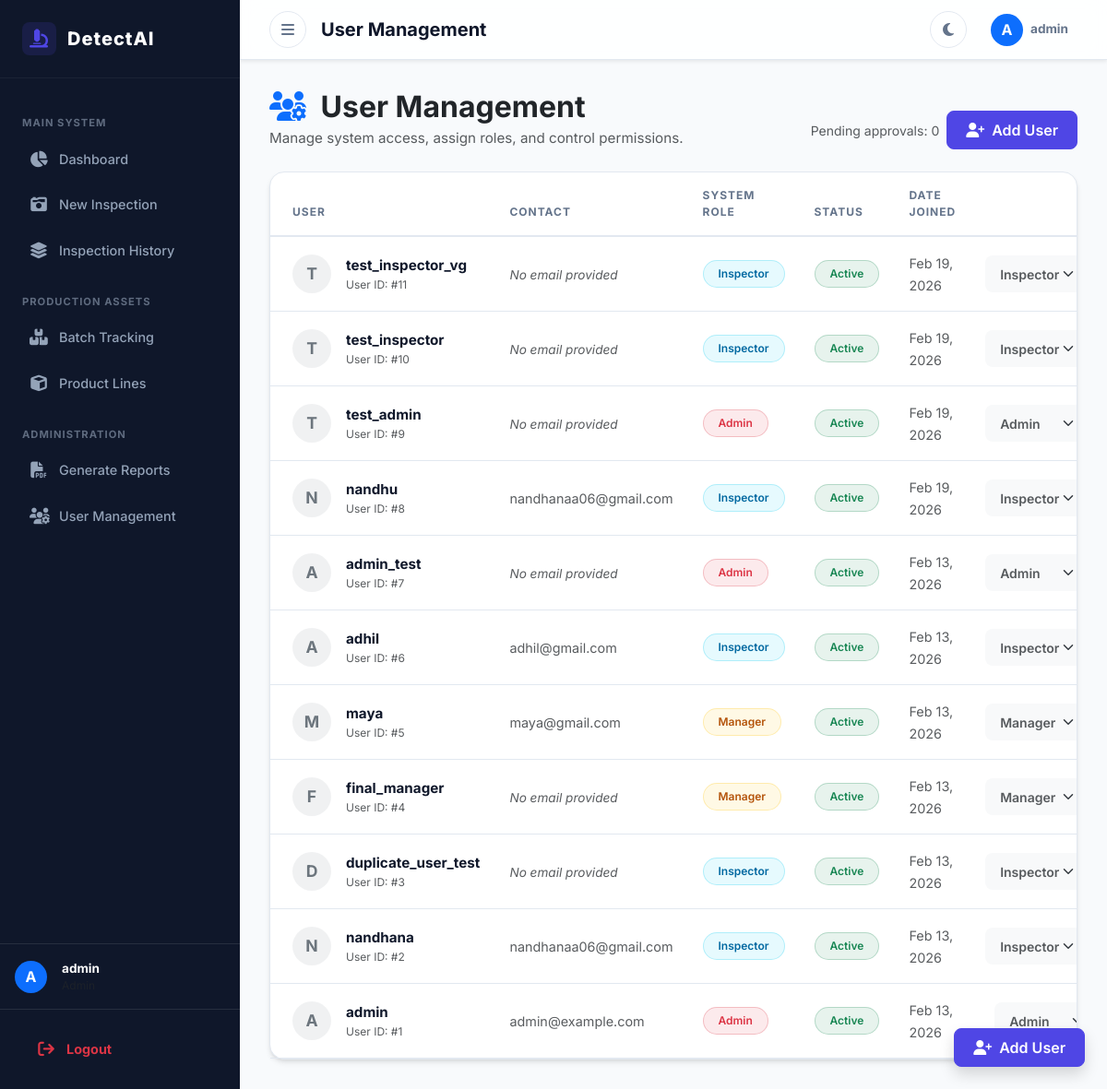
The page /accounts/users/ (signed in) on the database as committed earlier.
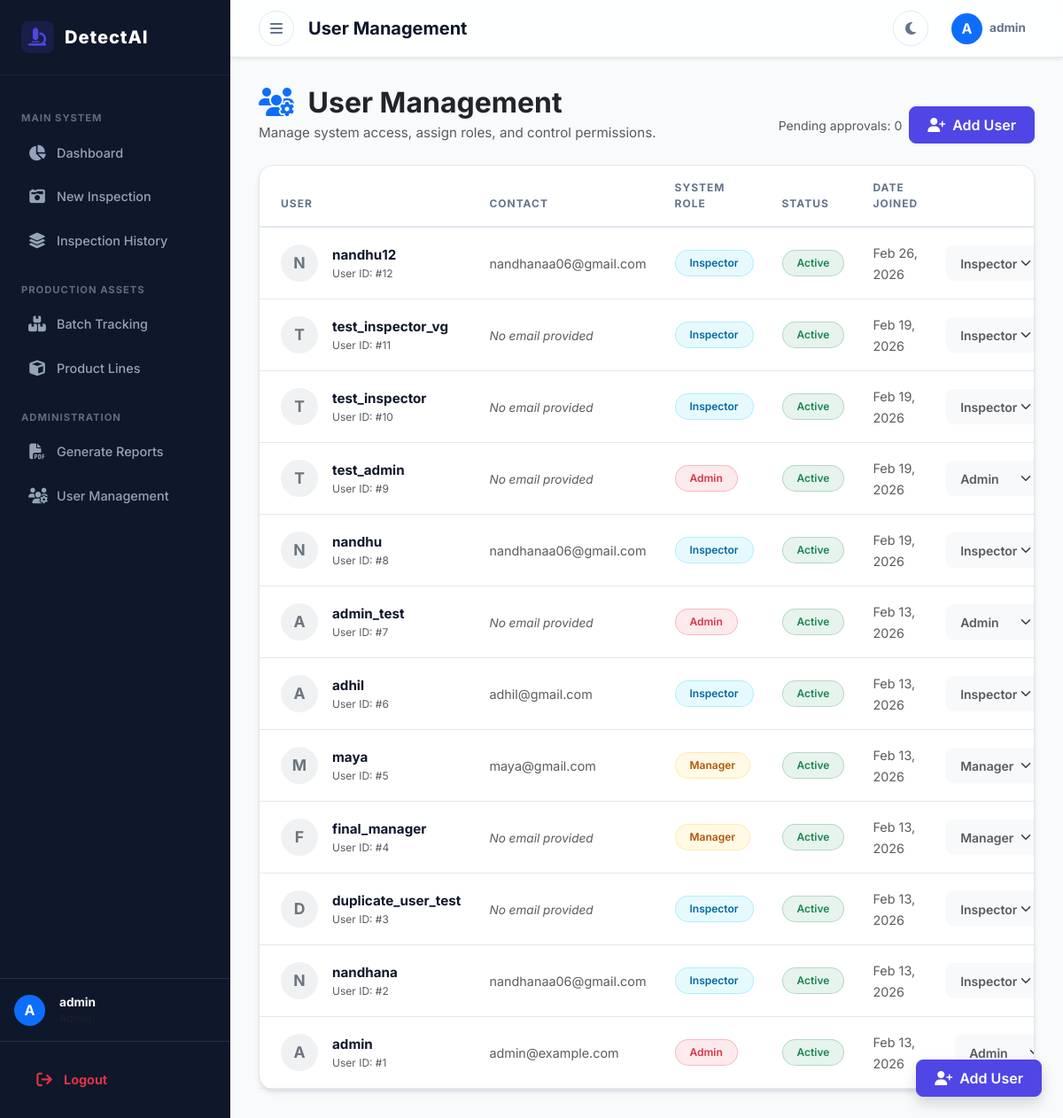
The same page on the database as committed later.
### accounts/models.py (models this page shows, shortened)
class CustomUser(AbstractUser):
    ROLE_CHOICES = (
        ('admin', 'Admin'),
        ('inspector', 'Quality Inspector'),
        ('manager', 'Production Manager'),
    )
    role = models.CharField(max_length=20, choices=ROLE_CHOICES, default='inspector')

### accounts/views.py (the view, shortened to what this page needs)
# urls.py: path('users/', views.user_list, name='user_list'),
@user_passes_test(is_admin)
def user_list(request):
    users = CustomUser.objects.all().order_by('-date_joined')
    pending_count = CustomUser.objects.filter(is_active=False).count()
    return render(request, 'users/user_list.html', {'users': users, 'pending_count': pending_count})

### accounts/views.py (called while the page is built)
def is_admin(user):
    return user.is_authenticated and (user.role in ['admin', 'manager'] or user.is_superuser)

### templates/users/user_list.html (shortened to what the changed rows need)
{% extends 'base.html' %}
{% block content %}
<div class="container-fluid px-0">
    <div class="mb-4 d-flex justify-content-between align-items-end flex-wrap gap-3">
        <div>
            <h2 class="fw-bold text-dark mb-1">
                <i class="fas fa-users-gear text-primary me-2"></i> User Management
            </h2>
        </div>
    </div>
    <div class="card shadow-sm border-0 rounded-4">
        <div class="card-body p-0">
            <div class="table-responsive">
                <table class="table table-hover align-middle mb-0">
                    <thead class="table-light">
                        <tr>
                            <th class="ps-4">User</th>
                            <th>Contact</th>
                            <th>System Role</th>
                            <th>Status</th>
                            <th>Date Joined</th>
                            <th class="pe-4 text-end">Actions</th>
                        </tr>
                    </thead>
                    <tbody>
                        {% for user in users %}
                        <tr>
                            <td class="ps-4">
                                <div class="d-flex align-items-center">
                                    <div class="bg-secondary bg-opacity-10 text-secondary rounded-circle d-flex justify-content-center align-items-center me-3 fw-bold" style="width: 42px; height: 42px; font-size: 1.1rem;">
                                        {{ user.username|first|upper }}
                                    </div>
                                    <div>
                                        <div class="fw-bold" style="color: var(--text-main); font-size: 0.95rem;">{{ user.username }}</div>
                                        <div class="text-muted" style="font-size: 0.75rem;">User ID: #{{ user.id }}</div>
                                    </div>
                                </div>
                            </td>
                            <td>
                                {% if user.email %}
                                    <span class="text-muted" style="font-size: 0.9rem;">{{ user.email }}</span>
                                {% else %}
                                    <span class="text-muted fst-italic" style="font-size: 0.85rem;">No email provided</span>
                                {% endif %}
                            </td>
                            <td>
                                {% if user.role == 'admin' %}
                                    <span class="badge bg-danger bg-opacity-10 text-danger border border-danger border-opacity-25 px-3 py-2 rounded-pill" style="font-weight: 600; font-size: 0.75rem;">Admin</span>
                                {% elif user.role == 'manager' %}
                                    <span class="badge bg-warning bg-opacity-10 text-warning border border-warning border-opacity-25 px-3 py-2 rounded-pill" style="font-weight: 600; font-size: 0.75rem; color: #b45309 !important;">Manager</span>
                                {% else %}
                                    <span class="badge bg-info bg-opacity-10 text-info border border-info border-opacity-25 px-3 py-2 rounded-pill" style="font-weight: 600; font-size: 0.75rem; color: #0369a1 !important;">Inspector</span>
                                {% endif %}
                            </td>
                            <td>
                                {% if user.is_active %}
                                    <span class="badge bg-success bg-opacity-10 text-success border border-success border-opacity-25 px-3 py-2 rounded-pill" style="font-weight: 600; font-size: 0.75rem;">Active</span>
                                {% else %}
                                    <span class="badge bg-secondary bg-opacity-10 text-secondary border border-secondary border-opacity-25 px-3 py-2 rounded-pill" style="font-weight: 600; font-size: 0.75rem;">Inactive</span>
                                {% endif %}
                            </td>
                            <td>
                                <span class="text-muted" style="font-size: 0.9rem;">
                                    {{ user.date_joined|date:"M d, Y" }}
                                </span>
                            </td>
                            <td class="pe-4">
                                <div class="d-flex justify-content-end align-items-center gap-2">
                                    <form action="{% url 'edit_user' user.id %}" method="post" class="d-flex align-items-center gap-2 m-0">
                                        <select name="role" class="form-select form-select-sm border-0 bg-light fw-semibold text-muted" style="width: 110px; box-shadow: none;">
                                            <option value="admin" {% if user.role == 'admin' %}selected{% endif %}>Admin</option>
                                            <option value="manager" {% if user.role == 'manager' %}selected{% endif %}>Manager</option>
                                            <option value="inspector" {% if user.role == 'inspector' %}selected{% endif %}>Inspector</option>
                                        </select>
                                    </form>
                                </div>
                            </td>
                        </tr>
                        {% endfor %}
                    </tbody>
                </table>
            </div>
        </div>
    </div>
</div>
{% endblock %}

### templates/base.html (shortened to what the changed rows need)
{% load static %}
<!DOCTYPE html>
<html lang="en">
<head>
    <link href="https://cdn.jsdelivr.net/npm/bootstrap@5.3.0/dist/css/bootstrap.min.css" rel="stylesheet">
    <link rel="stylesheet" href="https://cdnjs.cloudflare.com/ajax/libs/font-awesome/6.4.0/css/all.min.css">
    <link rel="stylesheet" href="{% static 'css/style.css' %}?v=20260308">
</head>
<body>
    <div id="wrapper">
        <div id="sidebar-wrapper">
            <div class="mt-auto">
                <div class="sidebar-user d-flex align-items-center gap-3 p-3 border-top border-secondary border-opacity-25">
                    <div class="sidebar-avatar rounded-circle bg-primary text-white d-flex align-items-center justify-content-center" style="width: 35px; height: 35px; font-weight: bold;">
                        {{ user.username|first|upper }}
                    </div>
                    <div class="sidebar-user-info">
                        <div class="sidebar-user-name text-white fw-bold" style="font-size: 0.85rem;">{{ user.username|default:"Guest" }}</div>
                        <div class="sidebar-user-role text-muted" style="font-size: 0.75rem; text-transform: capitalize;">{{ user.role|default:"User" }}</div>
                    </div>
                </div>
            </div>
        </div>
        <div id="page-content-wrapper">
            <header class="top-navbar shadow-sm">
                <div class="d-flex align-items-center gap-3">
                    <div class="dropdown">
                        <button class="nav-action-btn border-0 d-flex align-items-center gap-2" style="width: auto; padding: 0 10px;" type="button" data-bs-toggle="dropdown">
                            <div class="bg-primary text-white rounded-circle d-flex align-items-center justify-content-center" style="width: 35px; height: 35px; font-weight: bold;">
                                {{ user.username|first|upper }}
                            </div>
                            <div class="text-start d-none d-md-block">
                                <div class="fw-bold" style="font-size: 0.85rem; line-height: 1;">{{ user.username|default:"Guest" }}</div>
                            </div>
                        </button>
                    </div>
                </div>
            </header>
            <main class="main-content">
                {% block content %}
                {% endblock %}
            </main>
        </div>
    </div>
</body>
</html>

Rows that differ between the two databases and show on the page:
added CustomUser: username|first "N", username "nandhu12", id "12", email "nandhanaa06@gmail.com", shows "Inspector", is_active "Active", date_joined "Feb 26, 2026", role "Inspector"
